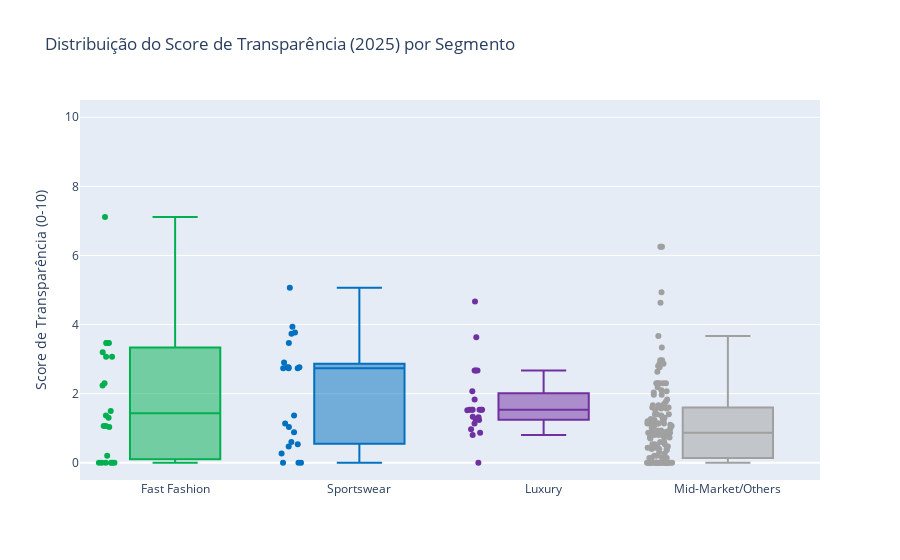

This figure's notebook cell:
### Code cell
import plotly.express as px
import pandas as pd

segment_order = ['Fast Fashion', 'Sportswear', 'Luxury', 'Mid-Market/Others']

color_map = {
    'Fast Fashion': '#00B050',
    'Sportswear': '#0070C0',
    'Luxury': '#7030A0',
    'Mid-Market/Others': '#A0A0A0'
}

fig = px.box(
    df,
    x='Market_Segment',
    y='Transparency_Score',
    color='Market_Segment',
    category_orders={'Market_Segment': segment_order},
    color_discrete_map=color_map,
    
    title='Distribuição do Score de Transparência (2025) por Segmento',
    labels={'Transparency_Score': 'Score de Transparência (0-10)', 'Market_Segment': 'Segmento de Mercado'},
    
    range_y=[-0.5, 10.5],
    
    points="all" 
)

fig.update_layout(
    xaxis_title=None,
    showlegend=False
)

fig.show()

### Figure 1 — Plotly figure (JSON) as saved in the notebook; plotly's stock layout.template omitted (floating-point values rounded to 4 significant figures; data arrays with more than 128 entries replaced by an {"elided": "..."} marker saying what was removed)
{"data": [{"alignmentgroup": "True", "boxpoints": "all", "hovertemplate": "Segmento de Mercado=%{x}<br>Score de Transparência (0-10)=%{y}<extra></extra>", "legendgroup": "Fast Fashion", "marker": {"color": "#00B050"}, "name": "Fast Fashion", "notched": false, "offsetgroup": "Fast Fashion", "orientation": "v", "showlegend": true, "type": "box", "x": ["Fast Fashion", "Fast Fashion", "Fast Fashion", "Fast Fashion", "Fast Fashion", "Fast Fashion", "Fast Fashion", "Fast Fashion", "Fast Fashion", "Fast Fashion", "Fast Fashion", "Fast Fashion", "Fast Fashion", "Fast Fashion", "Fast Fashion", "Fast Fashion", "Fast Fashion", "Fast Fashion", "Fast Fashion", "Fast Fashion", "Fast Fashion", "Fast Fashion", "Fast Fashion", "Fast Fashion"], "x0": " ", "xaxis": "x", "y": [1.5, 2.3, 7.117, 2.233, 3.467, 0.0, 3.2, 1.367, 1.033, 0.0, 0.2, 0.0, 0.0, 1.067, 3.467, 3.467, 3.067, 3.067, 0.0, 3.467, 0.0, 1.067, 3.467, 1.3], "y0": " ", "yaxis": "y"}, {"alignmentgroup": "True", "boxpoints": "all", "hovertemplate": "Segmento de Mercado=%{x}<br>Score de Transparência (0-10)=%{y}<extra></extra>", "legendgroup": "Sportswear", "marker": {"color": "#0070C0"}, "name": "Sportswear", "notched": false, "offsetgroup": "Sportswear", "orientation": "v", "showlegend": true, "type": "box", "x": ["Sportswear", "Sportswear", "Sportswear", "Sportswear", "Sportswear", "Sportswear", "Sportswear", "Sportswear", "Sportswear", "Sportswear", "Sportswear", "Sportswear", "Sportswear", "Sportswear", "Sportswear", "Sportswear", "Sportswear", "Sportswear", "Sportswear", "Sportswear", "Sportswear", "Sportswear", "Sportswear"], "x0": " ", "xaxis": "x", "y": [2.733, 3.733, 2.767, 2.733, 5.067, 2.767, 0.0, 2.9, 0.5998, 3.767, 1.033, 0.4667, 3.933, 1.367, 0.8833, 3.467, 1.133, 2.767, 0.0, 0.5333, 2.733, 0.2666, 0.0], "y0": " ", "yaxis": "y"}, {"alignmentgroup": "True", "boxpoints": "all", "hovertemplate": "Segmento de Mercado=%{x}<br>Score de Transparência (0-10)=%{y}<extra></extra>", "legendgroup": "Luxury", "marker": {"color": "#7030A0"}, "name": "Luxury", "notched": false, "offsetgroup": "Luxury", "orientation": "v", "showlegend": true, "type": "box", "x": ["Luxury", "Luxury", "Luxury", "Luxury", "Luxury", "Luxury", "Luxury", "Luxury", "Luxury", "Luxury", "Luxury", "Luxury", "Luxury", "Luxury", "Luxury", "Luxury", "Luxury", "Luxury", "Luxury", "Luxury", "Luxury", "Luxury", "Luxury"], "x0": " ", "xaxis": "x", "y": [1.333, 1.533, 1.533, 4.667, 3.633, 1.533, 1.533, 1.267, 0.8666, 2.067, 1.833, 0.9666, 1.533, 1.133, 1.317, 1.233, 2.666, 2.666, 2.666, 0.8, 1.517, 0.0, 1.533], "y0": " ", "yaxis": "y"}, {"alignmentgroup": "True", "boxpoints": "all", "hovertemplate": "Segmento de Mercado=%{x}<br>Score de Transparência (0-10)=%{y}<extra></extra>", "legendgroup": "Mid-Market/Others", "marker": {"color": "#A0A0A0"}, "name": "Mid-Market/Others", "notched": false, "offsetgroup": "Mid-Market/Others", "orientation": "v", "showlegend": true, "type": "box", "x": {"elided": "130 str values"}, "x0": " ", "xaxis": "x", "y": {"elided": "130 float values"}, "y0": " ", "yaxis": "y"}], "layout": {"boxmode": "overlay", "legend": {"title": {"text": "Segmento de Mercado"}, "tracegroupgap": 0}, "showlegend": false, "title": {"text": "Distribuição do Score de Transparência (2025) por Segmento"}, "xaxis": {"anchor": "y", "categoryarray": ["Fast Fashion", "Sportswear", "Luxury", "Mid-Market/Others"], "categoryorder": "array", "domain": [0, 1], "title": {}}, "yaxis": {"anchor": "x", "domain": [0, 1], "range": [-0.5, 10.5], "title": {"text": "Score de Transparência (0-10)"}}}}
